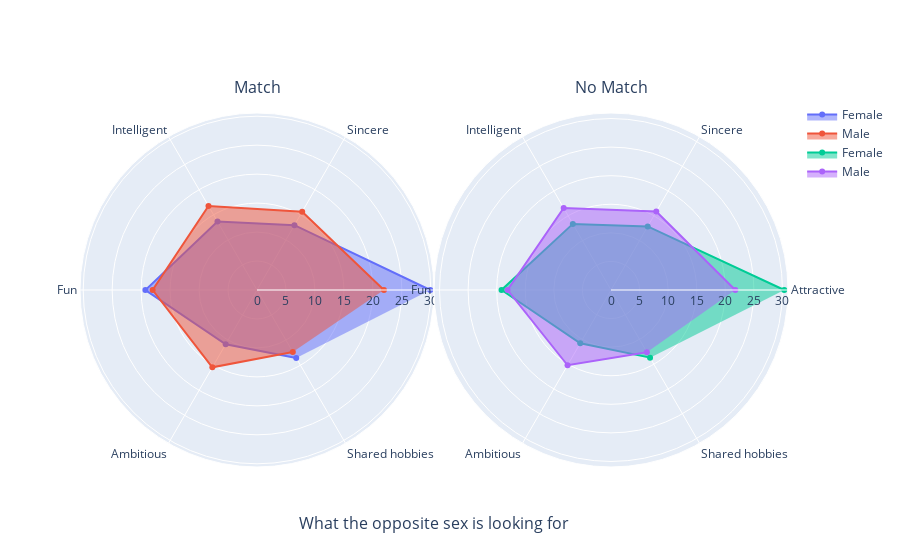

Source (notebook cell):
### Code cell
stats_1_1 = []
for ds in [ds_female_match, ds_male_match, ds_female_nomatch, ds_male_nomatch]:
    ds_10pt = ds.loc[dataset['wave'].isin([6,7,8,9])]
    ds_100 = ds.loc[~dataset['wave'].isin([6,7,8,9])]    
    stats_d10 = ds_10pt[opposite_look_for_key].groupby('iid').mean().mean()
    stats_d100 = ds_100[opposite_look_for_key].groupby('iid').mean().mean()
    stats_1_1.append(((stats_d10+stats_d100)/2))

fig = make_subplots(rows=1, cols=2, 
     specs=[[{"type": "polar"},{"type": "polar"}]],
     subplot_titles = ['Match', 'No Match'],
     x_title='What the opposite sex is looking for', 
     horizontal_spacing=0, 
     vertical_spacing=0)

fig.add_trace(go.Scatterpolar(r=stats_1_1[0].to_list(), theta=label, fill='toself', name='Female'),row=1,col=1)
fig.add_trace(go.Scatterpolar(r=stats_1_1[1].to_list(), theta=label, fill='toself', name='Male'),row=1,col=1)

fig.add_trace(go.Scatterpolar(r=stats_1_1[2].to_list(), theta=label, fill='toself', name='Female'),row=1,col=2)
fig.add_trace(go.Scatterpolar(r=stats_1_1[3].to_list(), theta=label, fill='toself', name='Male'),row=1,col=2)
fig.show()

### Figure 1 — Plotly figure (JSON) as saved in the notebook; plotly's stock layout.template omitted (floating-point values rounded to 4 significant figures)
{"data": [{"fill": "toself", "name": "Female", "r": [29.91, 12.93, 13.64, 19.27, 10.81, 13.55], "subplot": "polar", "theta": ["Attractive", "Sincere", "Intelligent", "Fun", "Ambitious", "Shared hobbies"], "type": "scatterpolar"}, {"fill": "toself", "name": "Male", "r": [21.91, 15.6, 16.75, 18.01, 15.41, 12.36], "subplot": "polar", "theta": ["Attractive", "Sincere", "Intelligent", "Fun", "Ambitious", "Shared hobbies"], "type": "scatterpolar"}, {"fill": "toself", "name": "Female", "r": [30.31, 12.85, 13.36, 19.15, 10.77, 13.66], "subplot": "polar2", "theta": ["Attractive", "Sincere", "Intelligent", "Fun", "Ambitious", "Shared hobbies"], "type": "scatterpolar"}, {"fill": "toself", "name": "Male", "r": [21.75, 15.85, 16.56, 18.09, 15.2, 12.55], "subplot": "polar2", "theta": ["Attractive", "Sincere", "Intelligent", "Fun", "Ambitious", "Shared hobbies"], "type": "scatterpolar"}], "layout": {"annotations": [{"font": {"size": 16}, "showarrow": false, "text": "Match", "x": 0.25, "xanchor": "center", "xref": "paper", "y": 1, "yanchor": "bottom", "yref": "paper"}, {"font": {"size": 16}, "showarrow": false, "text": "No Match", "x": 0.75, "xanchor": "center", "xref": "paper", "y": 1, "yanchor": "bottom", "yref": "paper"}, {"font": {"size": 16}, "showarrow": false, "text": "What the opposite sex is looking for", "x": 0.5, "xanchor": "center", "xref": "paper", "y": 0, "yanchor": "top", "yref": "paper", "yshift": -30}], "polar": {"domain": {"x": [0, 0.5], "y": [0, 1]}}, "polar2": {"domain": {"x": [0.5, 1], "y": [0, 1]}}}}
